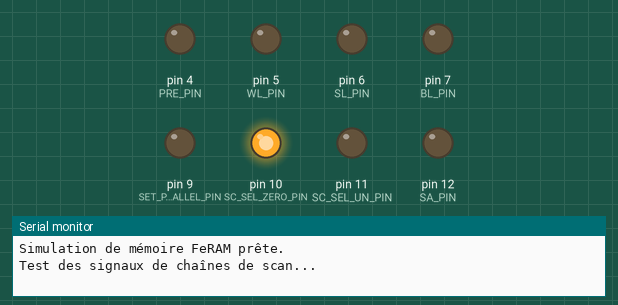
Bench run of a sketch on a simulated Arduino Leonardo, built with avr-gcc and run on an emulated ATmega32U4. Parts: output pins drawn as LEDs (lit = HIGH), the last lines printed to the serial monitor.

Above: at 0.1 s.
At 1.1 s:
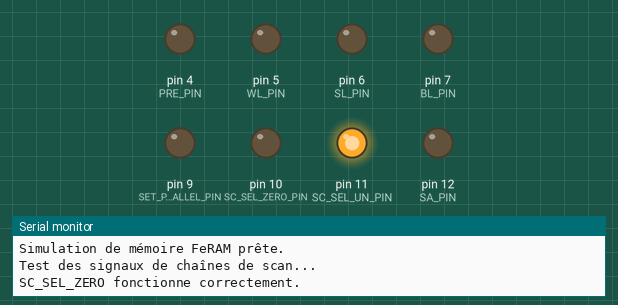
At 2.1 s:
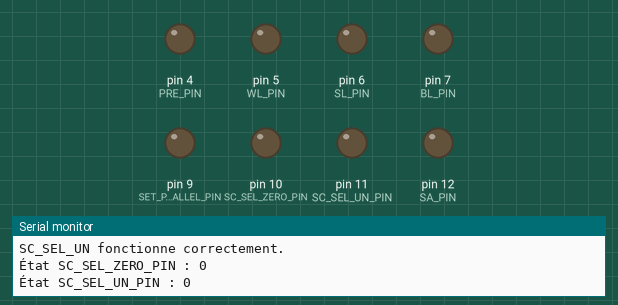
Timing chart, 0 to 3.6 s (numbered marks = the images above):
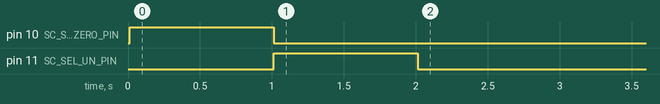

The sketch:

arduino_simul.ino
```cpp
#include <Arduino.h>

// *** Déclaration des broches pour la simulation ***
// Pins simulant les lignes et signaux de contrôle
#define PRE_PIN 4           // Precharge
#define WL_PIN 5            // Word Line
#define SL_PIN 6            // Source Line
#define BL_PIN 7            // Base Line
#define CLOCK_PIN 8         // Horloge
#define SET_PARALLEL_PIN 9  // Activation parallèle
#define SC_SEL_ZERO_PIN 10  // Sélection Scan Chain 0
#define SC_SEL_UN_PIN 11    // Sélection Scan Chain 1
#define SA_PIN 12           // Sense Amplifier
#define SC_IN_PIN 13        // Entrée Scan Chain

// *** Variables globales ***
bool memory[32][16] = {false}; // Représentation mémoire : 32 lignes, 16 colonnes ---- 128 lignes ne marche pas car pas assez de mémoire dans la Arduino
int currentRow = -1;     // Ligne actuellement sélectionnée

// *** Déclarations des fonctions ***
void testScanChainSignals();
void configureScanChain(uint8_t row);
void checkScanChainSelection();
int selectScanChainRow();
void simulateMemoryOperations();
void writeToMemory(int row);
void readFromMemory(int row);
void waitForClock();

// *** Initialisation des broches et de la simulation ***
void setup() {
  Serial.begin(9600);
  // Vérifiez si la communication série est correctement établie
  while (!Serial) {
    // Attente pour la connexion au port série (utilisé principalement avec les cartes Arduino Leonardo ou Micro)
  }
  Serial.println("Simulation de mémoire FeRAM prête.");

  // Configuration des broches en tant qu'entrées ou sorties
  pinMode(PRE_PIN, OUTPUT);
  pinMode(WL_PIN, OUTPUT);
  pinMode(SL_PIN, OUTPUT);
  pinMode(BL_PIN, OUTPUT);
  pinMode(SET_PARALLEL_PIN, OUTPUT);
  pinMode(SA_PIN, OUTPUT);

  pinMode(CLOCK_PIN, INPUT);
  pinMode(SC_IN_PIN, INPUT);

  // Initialisation de l'état des signaux
  digitalWrite(PRE_PIN, LOW);
  digitalWrite(WL_PIN, LOW);
  digitalWrite(SL_PIN, LOW);
  digitalWrite(BL_PIN, LOW);
  digitalWrite(SET_PARALLEL_PIN, LOW);
  digitalWrite(SA_PIN, LOW);

  // Essai débuggage
  pinMode(SC_SEL_ZERO_PIN, INPUT_PULLUP);   // était INPUT
  pinMode(SC_SEL_UN_PIN, INPUT_PULLUP);     // était INPUT

  digitalWrite(SC_SEL_ZERO_PIN, LOW);
  pinMode(SC_SEL_ZERO_PIN, OUTPUT);
  digitalWrite(SC_SEL_UN_PIN, LOW);
  pinMode(SC_SEL_UN_PIN, OUTPUT);

  // Test des signaux de chaînes de scan
  testScanChainSignals();
}

// *** Boucle principale ***
void loop() {
  // Vérifie et sélectionne la chaîne de scan
  checkScanChainSelection();

  // Lecture de l'état des broches pour simuler les actions
  simulateMemoryOperations();
}

// *** Test des signaux de chaînes de scan ***
void testScanChainSignals() {
  Serial.println("Test des signaux de chaînes de scan...");

  // Test SC_SEL_ZERO
  digitalWrite(SC_SEL_ZERO_PIN, HIGH); // Activer
  delay(1000);
  if (digitalRead(SC_SEL_ZERO_PIN) == HIGH) {
    Serial.println("SC_SEL_ZERO fonctionne correctement.");
  } else {
    Serial.println("SC_SEL_ZERO ne fonctionne pas !");
  }
  digitalWrite(SC_SEL_ZERO_PIN, LOW); // Désactiver

  // Test SC_SEL_UN
  digitalWrite(SC_SEL_UN_PIN, HIGH); // Activer
  delay(1000);
  if (digitalRead(SC_SEL_UN_PIN) == HIGH) {
    Serial.println("SC_SEL_UN fonctionne correctement.");
  } else {
    Serial.println("SC_SEL_UN ne fonctionne pas !");
  }
  digitalWrite(SC_SEL_UN_PIN, LOW); // Désactiver
}

// *** Configuration de la chaîne de scan ***
void configureScanChain(uint8_t row) {
  if (row % 2 == 0) {
    digitalWrite(SC_SEL_ZERO_PIN, HIGH);
    digitalWrite(SC_SEL_UN_PIN, LOW);
    Serial.println("SC_SEL_ZERO activé, SC_SEL_UN désactivé.");
  } else {
    digitalWrite(SC_SEL_ZERO_PIN, LOW);
    digitalWrite(SC_SEL_UN_PIN, HIGH);
    Serial.println("SC_SEL_ZERO désactivé, SC_SEL_UN activé.");
  }
  delay(50); // Ajout d'un délai pour laisser le temps aux signaux de se stabiliser

  verificationdesetats();
}

void verificationdesetats() {
  bool sc_sel_zero = digitalRead(SC_SEL_ZERO_PIN);
  bool sc_sel_un = digitalRead(SC_SEL_UN_PIN);

  // Debugging : Affiche l'état des broches
  Serial.print("État SC_SEL_ZERO_PIN : ");
  Serial.println(sc_sel_zero);
  Serial.print("État SC_SEL_UN_PIN : ");
  Serial.println(sc_sel_un);
  delay(1000);
}


// *** Vérification de la sélection de la chaîne de scan ***
void checkScanChainSelection() {
  verificationdesetats();

  bool sc_sel_zero = digitalRead(SC_SEL_ZERO_PIN);
  bool sc_sel_un = digitalRead(SC_SEL_UN_PIN);

  if (sc_sel_zero && !sc_sel_un) {
    // Simulation de la sélection d'une ligne via la chaîne de scan
    currentRow = selectScanChainRow();
  } else if (!sc_sel_zero && sc_sel_un) {
    // Traitement pour les colonnes (ou une autre fonctionnalité)
    Serial.println("Mode colonne activé.");
  } else {
    Serial.println("Erreur : Les signaux SC_SEL_ZERO et SC_SEL_UN ne sont pas correctement configurés.");
  }

  verificationdesetats();
}

// *** Sélection d'une ligne dans la chaîne de scan ***
int selectScanChainRow() {
  Serial.println("Sélection de la ligne via la chaîne de scan...");
  for (int i = 0; i < 128; i++) {
    waitForClock(); // Attend un signal d'horloge
    if (digitalRead(SC_IN_PIN)) {
      Serial.print("Ligne sélectionnée : ");
      Serial.println(i);
      return i;
    }
  }
  Serial.println("Aucune ligne sélectionnée.");
  return -1; // Aucun index valide sélectionné
}

// *** Simulation des opérations de mémoire ***
void simulateMemoryOperations() {
  if (currentRow == -1) {
    return;
  }

  if (digitalRead(SET_PARALLEL_PIN)) {
    Serial.print("Opération parallèle sur la ligne : ");
    Serial.println(currentRow);

    bool writeMode = digitalRead(BL_PIN);
    if (writeMode) {
      writeToMemory(currentRow);
    } else {
      readFromMemory(currentRow);
    }
  }
}

// *** Écriture dans la mémoire simulée ***
void writeToMemory(int row) {
  Serial.print("Écriture dans la ligne ");
  Serial.println(row);

  for (int col = 0; col < 16; col++) {
    waitForClock(); // Attente de l'horloge pour synchronisation
    bool bitValue = digitalRead(SC_IN_PIN); // Lire les bits depuis SC_IN
    memory[row][col] = bitValue;
  }
  Serial.println("Écriture terminée.");
}

// *** Lecture depuis la mémoire simulée ***
void readFromMemory(int row) {
  Serial.print("Lecture depuis la ligne ");
  Serial.println(row);

  for (int col = 0; col < 16; col++) {
    waitForClock(); // Attente de l'horloge pour synchronisation
    bool bitValue = memory[row][col]; // Récupérer la valeur stockée
    Serial.print(bitValue ? "1" : "0");
    Serial.print(" "); // Séparation des colonnes
  }
  Serial.println("\nLecture terminée.");
}

// *** Attente pour synchronisation avec l'horloge ***
void waitForClock() {
  while (digitalRead(CLOCK_PIN) == LOW) {
    // Attente pour que l'horloge passe à HIGH
  }
  delayMicroseconds(2); // Délai pour simuler la stabilité du signal
  while (digitalRead(CLOCK_PIN) == HIGH) {
    // Attente pour que l'horloge repasse à LOW
  }
}
```
